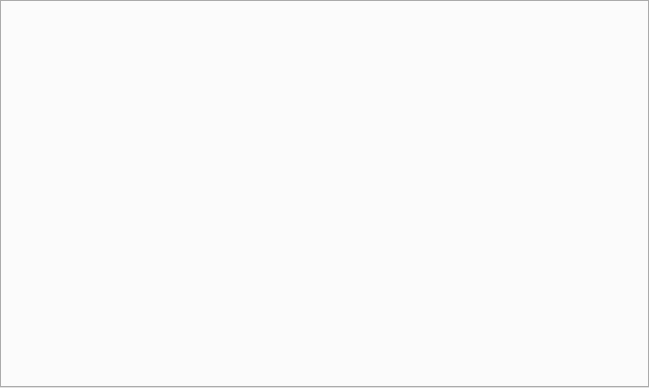
<?xml version="1.0" encoding="UTF-8"?>
<ui version="4.0">
 <class>ZooTabs</class>
 <widget class="QTabWidget" name="ZooTabs">
  <property name="geometry">
   <rect>
    <x>0</x>
    <y>0</y>
    <width>649</width>
    <height>388</height>
   </rect>
  </property>
  <property name="windowTitle">
   <string>TabWidget</string>
  </property>
 </widget>
 <resources/>
 <connections/>
</ui>
